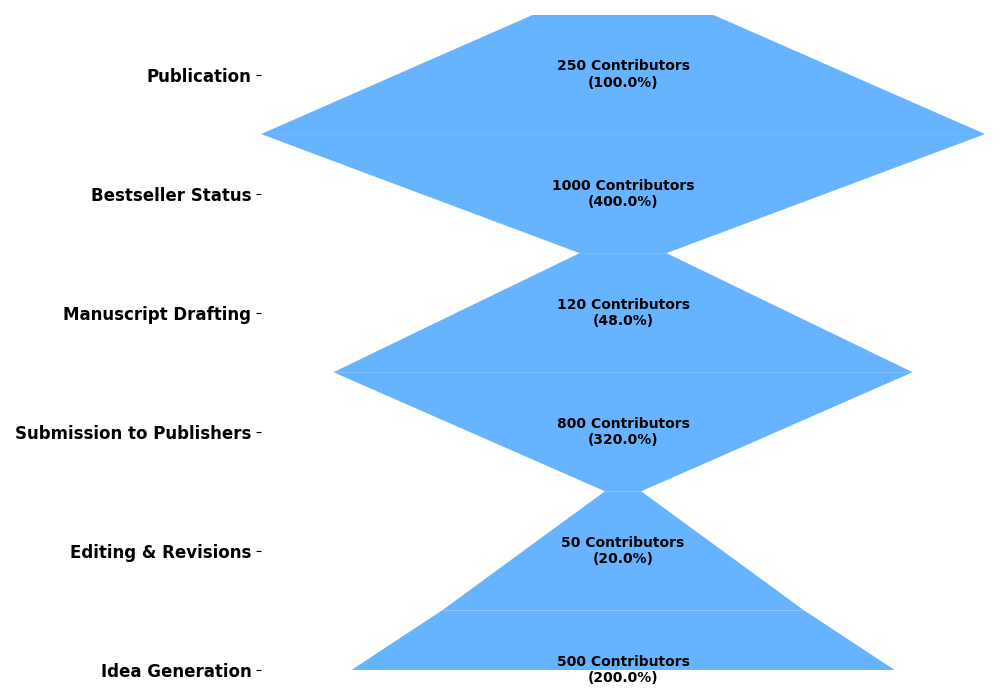

Write Python code to recreate this figure.
import matplotlib.pyplot as plt
from matplotlib.patches import Polygon
import numpy as np

stages = ['Publication', 'Bestseller Status', 'Manuscript Drafting', 
          'Submission to Publishers', 'Editing & Revisions', 'Idea Generation']
writers = [250, 1000, 120, 800, 50, 500]

single_color = '#66b3ff'

widths = [w / max(writers) for w in writers]
polygon_points = [
    [((1 - widths[i]) / 2, i), ((1 + widths[i]) / 2, i), 
     ((1 + widths[i+1]) / 2, i + 1), ((1 - widths[i+1]) / 2, i + 1)]
    for i in range(len(widths) - 1)
]
polygon_points.append([
    ((1 - widths[-1]) / 2, len(widths) - 1), 
    ((1 + widths[-1]) / 2, len(widths) - 1),
    (1, len(widths)), (0, len(widths))
])

fig, ax = plt.subplots(figsize=(10, 7))
for i, points in enumerate(polygon_points):
    funnel_polygon = Polygon(points, closed=True, facecolor=single_color, edgecolor=None, linewidth=0)
    ax.add_patch(funnel_polygon)
    
    percentage = (writers[i] / writers[0]) * 100
    ax.text(0.5, i + 0.5, f'{writers[i]} Contributors\n({percentage:.1f}%)', va='center', ha='center', fontsize=10, color='black', fontweight='bold')

ax.set_yticks([i + 0.5 for i in range(len(stages))])
ax.set_yticklabels(stages, fontsize=12, fontweight='bold', ha='right')
ax.invert_yaxis()

ax.set_xticks([])
ax.set_xlim(0, 1)
ax.set_frame_on(False)

plt.tight_layout()
plt.show()
